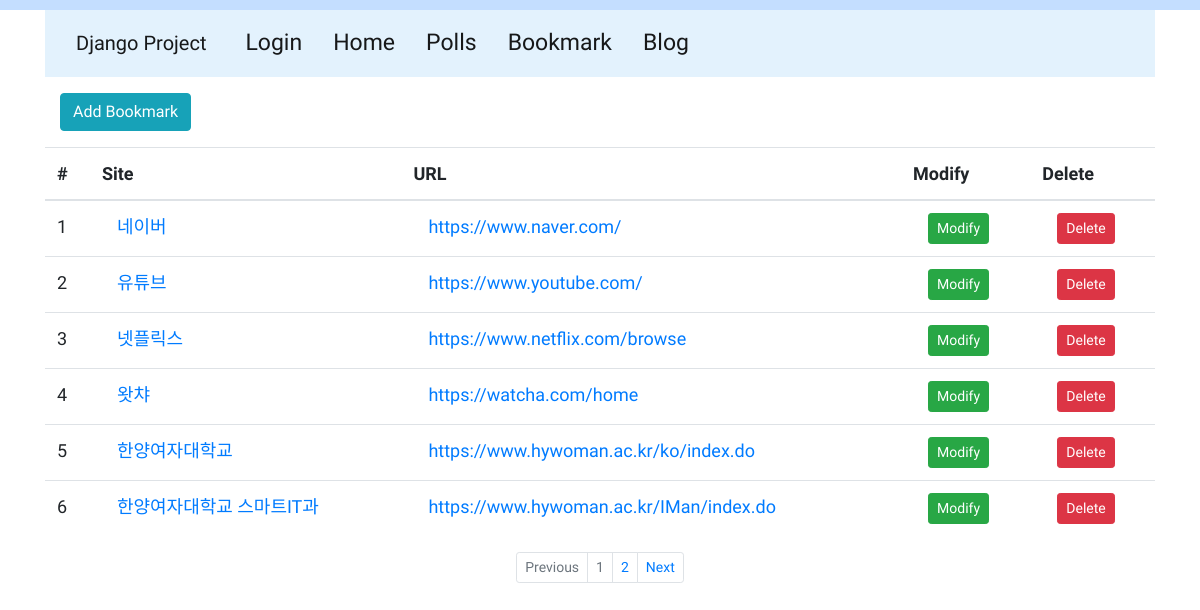
Screenshot of /bookmark/ with the database file from the repository.
### bookmark/models.py (models this page shows, shortened)
class Bookmark(models.Model):
    site_name = models.CharField(max_length=100)
    url = models.URLField('Site URL')

### bookmark/views.py (the view)
# urls.py: path('', BookmarkListView.as_view(), name='list'),
class BookmarkListView(ListView):
    model = Bookmark
    paginate_by = 6

### bookmark/templates/bookmark/bookmark_list.html (shortened to what this page needs)
{% extends 'base.html' %}
{% block content %}
    {% load static %}
    <link rel="stylesheet" href="{% static 'bookmark/style.css' %}">
    <div class = "btn-group">
        <a href="{% url 'bookmark:add' %}" class="btn btn-info">Add Bookmark</a>
    </div>
    <table class="table">
        <thead>
            <tr>
                <th scope="col">#</th>
                <th scope="col">Site</th>
                <th scope="col">URL</th>
                <th scope="col">Modify</th>
                <th scope="col">Delete</th>
            </tr>
        </thead>
        <tbody>
            {% for bookmark in object_list %}
                <tr>
                    <td>{{forloop.counter}}</td>
                    <td><a href="{% url 'bookmark:detail' pk=bookmark.id %}">{{bookmark.site_name}}</a></td>
                    <td><a href="{{bookmark.url}}" target="_blank">{{bookmark.url}}</a></td>
                    <td><a href="{% url 'bookmark:update' pk=bookmark.id %}" class="btn btn-success btn-sm">Modify</a></td>
                    <td><a href="{% url 'bookmark:delete' pk=bookmark.id %}" class="btn btn-danger btn-sm">Delete</a></td>
                </tr>
            {% endfor %}
        </tbody>
    </table>
    {% endblock %}
    {% block pagination %}
    {% if is_paginated %}
        <ul class="pagination justify-content-center pagination-sm">
            {% if page_obj.has_previous %}
                <li class="page-item">
                    <a class="page-link" href="{% url 'bookmark:list' %}?page={{page_obj.previous_page_number}}">Previous</a>
                </li>
            {% else %}
                <li class="page-item disabled">
                    <a class="page-link" href="#" tabindex="-1">Previous</a>
                </li>
            {% endif %}
            {% for object in page_obj.paginator.page_range %}
                <li class="page-item {% if page_obj.number == forloop.counter %} disabled{% endif%}">
                    <a class="page-link" href="{{request.path}}?page={{forloop.counter}}">{{forloop.counter}}</a>
                </li>
            {% endfor %}
            {% if page_obj.has_next %}
                <li class="page-item">
                    <a class="page-link" href="{%url 'bookmark:list' %}?page={{page_obj.next_page_number}}">Next</a>
                </li>
            {% else %}
                <li class="page-item disabled">
                    <a class="page-link" href="#">Next</a>
                </li>
            {% endif %}
        </ul>
    {% endif %}
{% endblock %}

### bookmark/static/bookmark/style.css (style rules this page uses)
body { border-top: 10px solid #C4DEFF; font-family: 'Jua', sans-serif; }
li a { font-size: 23px; }
a { margin-left : 15px; }
table { font-size: 18px; }

### rows the page displays
Bookmark: site_name "네이버", url "https://www.naver.com/"
Bookmark: site_name "유튜브", url "https://www.youtube.com/"
Bookmark: site_name "넷플릭스", url "https://www.netflix.com/browse"
Bookmark: site_name "왓챠", url "https://watcha.com/home"
Bookmark: site_name "한양여자대학교", url "https://www.hywoman.ac.kr/ko/index.do"
Bookmark: site_name "한양여자대학교 스마트IT과", url "https://www.hywoman.ac.kr/IMan/index.do"
